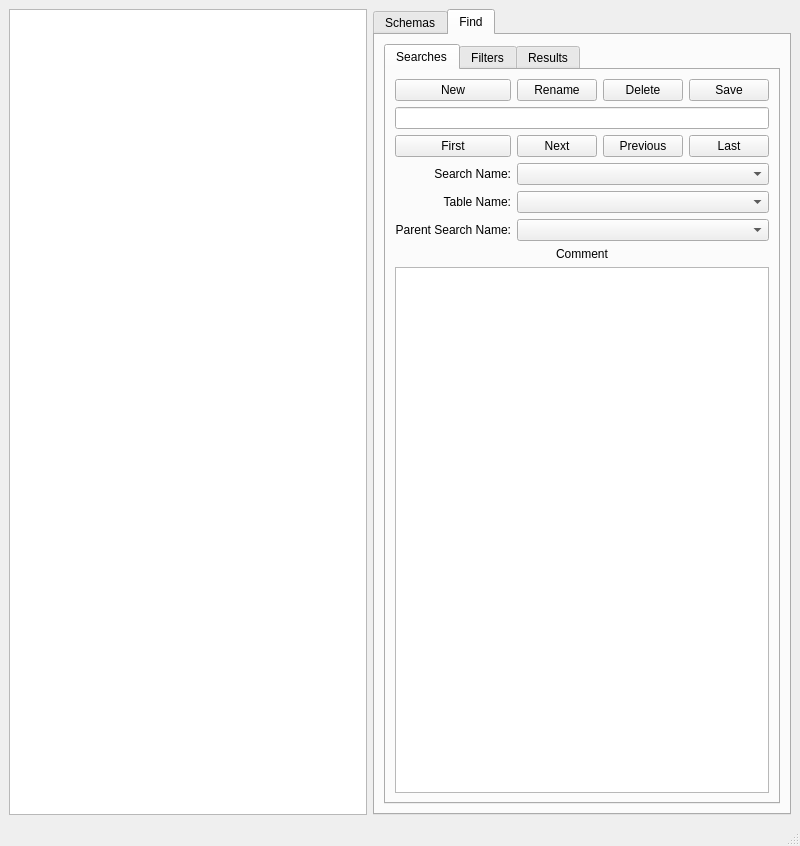
<?xml version="1.0" encoding="UTF-8"?>
<ui version="4.0">
 <class>MainWindow</class>
 <widget class="QMainWindow" name="MainWindow">
  <property name="geometry">
   <rect>
    <x>0</x>
    <y>0</y>
    <width>800</width>
    <height>846</height>
   </rect>
  </property>
  <property name="sizePolicy">
   <sizepolicy hsizetype="Expanding" vsizetype="Expanding">
    <horstretch>1</horstretch>
    <verstretch>1</verstretch>
   </sizepolicy>
  </property>
  <property name="windowTitle">
   <string>MainWindow</string>
  </property>
  <widget class="QWidget" name="centralwidget">
   <property name="sizePolicy">
    <sizepolicy hsizetype="Expanding" vsizetype="Expanding">
     <horstretch>1</horstretch>
     <verstretch>1</verstretch>
    </sizepolicy>
   </property>
   <layout class="QGridLayout" name="gridLayout_9" columnstretch="1,0">
    <item row="0" column="1">
     <widget class="QTabWidget" name="root_tabs">
      <property name="sizePolicy">
       <sizepolicy hsizetype="Expanding" vsizetype="Expanding">
        <horstretch>1</horstretch>
        <verstretch>1</verstretch>
       </sizepolicy>
      </property>
      <property name="currentIndex">
       <number>1</number>
      </property>
      <widget class="QWidget" name="schema_tab">
       <property name="enabled">
        <bool>true</bool>
       </property>
       <property name="sizePolicy">
        <sizepolicy hsizetype="Expanding" vsizetype="Expanding">
         <horstretch>1</horstretch>
         <verstretch>1</verstretch>
        </sizepolicy>
       </property>
       <attribute name="title">
        <string>Schemas</string>
       </attribute>
       <layout class="QGridLayout" name="gridLayout_2">
        <item row="1" column="0">
         <widget class="QPushButton" name="common_save_button">
          <property name="text">
           <string>Save</string>
          </property>
         </widget>
        </item>
        <item row="1" column="1">
         <widget class="QPushButton" name="common_quit_button">
          <property name="text">
           <string>Quit</string>
          </property>
         </widget>
        </item>
        <item row="0" column="0" colspan="2">
         <widget class="QTabWidget" name="schema_tabs">
          <property name="currentIndex">
           <number>0</number>
          </property>
          <widget class="QWidget" name="tables_tab">
           <attribute name="title">
            <string>Tables</string>
           </attribute>
           <layout class="QGridLayout" name="tables_grid">
            <item row="3" column="0">
             <widget class="QPushButton" name="tables_first">
              <property name="text">
               <string>First</string>
              </property>
             </widget>
            </item>
            <item row="1" column="0">
             <widget class="QPushButton" name="tables_new">
              <property name="text">
               <string>New</string>
              </property>
             </widget>
            </item>
            <item row="5" column="0">
             <widget class="QLabel" name="tables_name_label">
              <property name="text">
               <string>Table Name:</string>
              </property>
              <property name="alignment">
               <set>Qt::AlignRight|Qt::AlignTrailing|Qt::AlignVCenter</set>
              </property>
             </widget>
            </item>
            <item row="3" column="3">
             <widget class="QPushButton" name="tables_last">
              <property name="text">
               <string>Last</string>
              </property>
             </widget>
            </item>
            <item row="1" column="1">
             <widget class="QPushButton" name="tables_rename">
              <property name="text">
               <string>Rename</string>
              </property>
             </widget>
            </item>
            <item row="1" column="2">
             <widget class="QPushButton" name="tables_delete">
              <property name="text">
               <string>Delete</string>
              </property>
             </widget>
            </item>
            <item row="2" column="0" colspan="4">
             <widget class="QLineEdit" name="tables_line"/>
            </item>
            <item row="3" column="1">
             <widget class="QPushButton" name="tables_next">
              <property name="text">
               <string>Next</string>
              </property>
             </widget>
            </item>
            <item row="1" column="3">
             <widget class="QPushButton" name="tables_save">
              <property name="text">
               <string>Save</string>
              </property>
             </widget>
            </item>
            <item row="5" column="1" colspan="3">
             <widget class="QComboBox" name="tables_combo"/>
            </item>
            <item row="6" column="0" colspan="4">
             <widget class="QLabel" name="tables_comment_label">
              <property name="text">
               <string>Comment</string>
              </property>
              <property name="alignment">
               <set>Qt::AlignCenter</set>
              </property>
             </widget>
            </item>
            <item row="3" column="2">
             <widget class="QPushButton" name="tables_previous">
              <property name="text">
               <string>Previous</string>
              </property>
             </widget>
            </item>
            <item row="7" column="0" colspan="4">
             <widget class="QPlainTextEdit" name="tables_comment_text"/>
            </item>
           </layout>
          </widget>
          <widget class="QWidget" name="import_tab">
           <attribute name="title">
            <string>Import</string>
           </attribute>
           <layout class="QGridLayout" name="gridLayout_3">
            <item row="0" column="0">
             <widget class="QPushButton" name="import_read">
              <property name="text">
               <string>Read</string>
              </property>
             </widget>
            </item>
            <item row="0" column="2">
             <widget class="QLineEdit" name="import_csv_file_line">
              <property name="placeholderText">
               <string>download.csv</string>
              </property>
             </widget>
            </item>
            <item row="1" column="0" colspan="3">
             <widget class="QTableWidget" name="import_table"/>
            </item>
            <item row="0" column="1">
             <widget class="QPushButton" name="import_bind">
              <property name="text">
               <string>Bind</string>
              </property>
             </widget>
            </item>
           </layout>
          </widget>
          <widget class="QWidget" name="parameters_tab">
           <attribute name="title">
            <string>Parameters</string>
           </attribute>
           <layout class="QGridLayout" name="gridLayout_6">
            <item row="0" column="0">
             <layout class="QGridLayout" name="gridLayout">
              <item row="0" column="1" colspan="3">
               <widget class="QLabel" name="parameters_table_name">
                <property name="text">
                 <string/>
                </property>
               </widget>
              </item>
              <item row="5" column="1" colspan="3">
               <widget class="QComboBox" name="parameters_combo"/>
              </item>
              <item row="3" column="0" colspan="4">
               <widget class="QLineEdit" name="parameters_line"/>
              </item>
              <item row="6" column="0">
               <widget class="QLabel" name="parameters_long_label">
                <property name="text">
                 <string>Long Heading:</string>
                </property>
                <property name="alignment">
                 <set>Qt::AlignRight|Qt::AlignTrailing|Qt::AlignVCenter</set>
                </property>
               </widget>
              </item>
              <item row="5" column="0">
               <widget class="QLabel" name="parameters_name_label">
                <property name="text">
                 <string>Parameter Name:</string>
                </property>
                <property name="alignment">
                 <set>Qt::AlignRight|Qt::AlignTrailing|Qt::AlignVCenter</set>
                </property>
               </widget>
              </item>
              <item row="2" column="0">
               <widget class="QPushButton" name="parameters_new">
                <property name="text">
                 <string>New</string>
                </property>
               </widget>
              </item>
              <item row="4" column="3">
               <widget class="QPushButton" name="parameters_last">
                <property name="text">
                 <string>Last</string>
                </property>
               </widget>
              </item>
              <item row="6" column="1" colspan="3">
               <widget class="QLineEdit" name="parameters_long_line"/>
              </item>
              <item row="4" column="0">
               <widget class="QPushButton" name="parameters_first">
                <property name="text">
                 <string>First</string>
                </property>
               </widget>
              </item>
              <item row="10" column="0">
               <widget class="QLabel" name="parameters_optional_label">
                <property name="text">
                 <string>Optional:</string>
                </property>
                <property name="alignment">
                 <set>Qt::AlignRight|Qt::AlignTrailing|Qt::AlignVCenter</set>
                </property>
               </widget>
              </item>
              <item row="4" column="1">
               <widget class="QPushButton" name="parameters_next">
                <property name="text">
                 <string>Next</string>
                </property>
               </widget>
              </item>
              <item row="7" column="1" colspan="3">
               <widget class="QLineEdit" name="parameters_short_line"/>
              </item>
              <item row="10" column="1" colspan="3">
               <widget class="QCheckBox" name="parameters_optional_check">
                <property name="text">
                 <string/>
                </property>
               </widget>
              </item>
              <item row="9" column="0">
               <widget class="QLabel" name="parameters_type_label">
                <property name="text">
                 <string>Type:</string>
                </property>
                <property name="alignment">
                 <set>Qt::AlignRight|Qt::AlignTrailing|Qt::AlignVCenter</set>
                </property>
               </widget>
              </item>
              <item row="11" column="0">
               <widget class="QLabel" name="parameters_default_label">
                <property name="text">
                 <string>Default:</string>
                </property>
                <property name="alignment">
                 <set>Qt::AlignRight|Qt::AlignTrailing|Qt::AlignVCenter</set>
                </property>
               </widget>
              </item>
              <item row="11" column="1" colspan="3">
               <widget class="QLineEdit" name="parameters_default_line"/>
              </item>
              <item row="2" column="3">
               <widget class="QPushButton" name="parameters_save">
                <property name="text">
                 <string>Save</string>
                </property>
               </widget>
              </item>
              <item row="2" column="2">
               <widget class="QPushButton" name="parameters_delete">
                <property name="text">
                 <string>Delete</string>
                </property>
               </widget>
              </item>
              <item row="2" column="1">
               <widget class="QPushButton" name="parameters_rename">
                <property name="text">
                 <string>Rename</string>
                </property>
               </widget>
              </item>
              <item row="9" column="1" colspan="3">
               <widget class="QComboBox" name="parameters_type_combo">
                <item>
                 <property name="text">
                  <string>Boolean</string>
                 </property>
                </item>
                <item>
                 <property name="text">
                  <string>Empty</string>
                 </property>
                </item>
                <item>
                 <property name="text">
                  <string>Enumeration</string>
                 </property>
                </item>
                <item>
                 <property name="text">
                  <string>Float</string>
                 </property>
                </item>
                <item>
                 <property name="text">
                  <string>FUnits</string>
                 </property>
                </item>
                <item>
                 <property name="text">
                  <string>Integer</string>
                 </property>
                </item>
                <item>
                 <property name="text">
                  <string>IUnits</string>
                 </property>
                </item>
                <item>
                 <property name="text">
                  <string>List</string>
                 </property>
                </item>
                <item>
                 <property name="text">
                  <string>Range</string>
                 </property>
                </item>
                <item>
                 <property name="text">
                  <string>String</string>
                 </property>
                </item>
                <item>
                 <property name="text">
                  <string>URL</string>
                 </property>
                </item>
               </widget>
              </item>
              <item row="4" column="2">
               <widget class="QPushButton" name="parameters_previous">
                <property name="text">
                 <string>Previous</string>
                </property>
               </widget>
              </item>
              <item row="0" column="0">
               <widget class="QLabel" name="parameters_table_label">
                <property name="text">
                 <string>Table Name:</string>
                </property>
                <property name="alignment">
                 <set>Qt::AlignRight|Qt::AlignTrailing|Qt::AlignVCenter</set>
                </property>
               </widget>
              </item>
              <item row="7" column="0">
               <widget class="QLabel" name="parameters_short_label">
                <property name="text">
                 <string>Short Heading:</string>
                </property>
                <property name="alignment">
                 <set>Qt::AlignRight|Qt::AlignTrailing|Qt::AlignVCenter</set>
                </property>
               </widget>
              </item>
              <item row="12" column="0" colspan="4">
               <widget class="QLabel" name="parameters_comment_label">
                <property name="text">
                 <string>Comment</string>
                </property>
                <property name="alignment">
                 <set>Qt::AlignCenter</set>
                </property>
               </widget>
              </item>
              <item row="1" column="0" colspan="4">
               <widget class="Line" name="parameters_horizontal_line">
                <property name="orientation">
                 <enum>Qt::Horizontal</enum>
                </property>
               </widget>
              </item>
              <item row="13" column="0" colspan="4">
               <widget class="QPlainTextEdit" name="parameters_comment_text"/>
              </item>
              <item row="8" column="0">
               <widget class="QLabel" name="parameters_csv_label">
                <property name="text">
                 <string>CSV Heading:</string>
                </property>
                <property name="alignment">
                 <set>Qt::AlignRight|Qt::AlignTrailing|Qt::AlignVCenter</set>
                </property>
               </widget>
              </item>
              <item row="8" column="1" colspan="3">
               <widget class="QLineEdit" name="parameters_csv_line"/>
              </item>
             </layout>
            </item>
           </layout>
          </widget>
          <widget class="QWidget" name="enumerations_tab">
           <attribute name="title">
            <string>Enumerations</string>
           </attribute>
           <layout class="QGridLayout" name="gridLayout_7">
            <item row="0" column="0">
             <layout class="QGridLayout" name="enumerations_grid">
              <item row="3" column="3">
               <widget class="QPushButton" name="enumerations_save">
                <property name="text">
                 <string>Save</string>
                </property>
               </widget>
              </item>
              <item row="6" column="0">
               <widget class="QLabel" name="enuermations_name_label">
                <property name="text">
                 <string>Enumeration Name:</string>
                </property>
                <property name="alignment">
                 <set>Qt::AlignRight|Qt::AlignTrailing|Qt::AlignVCenter</set>
                </property>
               </widget>
              </item>
              <item row="4" column="0" colspan="4">
               <widget class="QLineEdit" name="enumerations_line"/>
              </item>
              <item row="5" column="1">
               <widget class="QPushButton" name="enumerations_next">
                <property name="text">
                 <string>Next</string>
                </property>
               </widget>
              </item>
              <item row="0" column="1" colspan="3">
               <widget class="QLabel" name="enumerations_table_name">
                <property name="text">
                 <string/>
                </property>
               </widget>
              </item>
              <item row="0" column="0">
               <widget class="QLabel" name="enumerations_table_label">
                <property name="text">
                 <string>Table Name:</string>
                </property>
               </widget>
              </item>
              <item row="1" column="0">
               <widget class="QLabel" name="enumerations_parameter_label">
                <property name="text">
                 <string>Parameter Name:</string>
                </property>
               </widget>
              </item>
              <item row="3" column="0">
               <widget class="QPushButton" name="enumerations_new">
                <property name="text">
                 <string>New</string>
                </property>
               </widget>
              </item>
              <item row="6" column="1" colspan="3">
               <widget class="QComboBox" name="enumerations_combo"/>
              </item>
              <item row="5" column="2">
               <widget class="QPushButton" name="enumerations_previous">
                <property name="text">
                 <string>Previous</string>
                </property>
               </widget>
              </item>
              <item row="1" column="1" colspan="3">
               <widget class="QLabel" name="enumerations_parameter_name">
                <property name="text">
                 <string/>
                </property>
               </widget>
              </item>
              <item row="3" column="2">
               <widget class="QPushButton" name="enumerations_delete">
                <property name="text">
                 <string>Delete</string>
                </property>
               </widget>
              </item>
              <item row="5" column="3">
               <widget class="QPushButton" name="enumerations_last">
                <property name="text">
                 <string>Last</string>
                </property>
               </widget>
              </item>
              <item row="3" column="1">
               <widget class="QPushButton" name="enumerations_rename">
                <property name="text">
                 <string>Rename</string>
                </property>
               </widget>
              </item>
              <item row="5" column="0">
               <widget class="QPushButton" name="enumerations_first">
                <property name="text">
                 <string>First</string>
                </property>
               </widget>
              </item>
              <item row="7" column="0" colspan="4">
               <widget class="QLabel" name="enumerations_comment_label">
                <property name="text">
                 <string>Comment</string>
                </property>
                <property name="alignment">
                 <set>Qt::AlignCenter</set>
                </property>
               </widget>
              </item>
              <item row="2" column="0" colspan="4">
               <widget class="Line" name="enumerations_horiziontal">
                <property name="orientation">
                 <enum>Qt::Horizontal</enum>
                </property>
               </widget>
              </item>
              <item row="8" column="0" colspan="4">
               <widget class="QPlainTextEdit" name="enumerations_comment_text"/>
              </item>
             </layout>
            </item>
           </layout>
          </widget>
         </widget>
        </item>
       </layout>
      </widget>
      <widget class="QWidget" name="find_tab">
       <attribute name="title">
        <string>Find</string>
       </attribute>
       <layout class="QGridLayout" name="gridLayout_5">
        <item row="0" column="0">
         <widget class="QTabWidget" name="find_tabs">
          <property name="currentIndex">
           <number>0</number>
          </property>
          <widget class="QWidget" name="searches_tab">
           <attribute name="title">
            <string>Searches</string>
           </attribute>
           <layout class="QGridLayout" name="gridLayout_10">
            <item row="0" column="0">
             <layout class="QGridLayout" name="searches_grid">
              <item row="1" column="0" colspan="4">
               <widget class="QLineEdit" name="searches_line"/>
              </item>
              <item row="2" column="2">
               <widget class="QPushButton" name="searches_previous">
                <property name="text">
                 <string>Previous</string>
                </property>
               </widget>
              </item>
              <item row="3" column="0">
               <widget class="QLabel" name="searches_name_label">
                <property name="text">
                 <string>Search Name:</string>
                </property>
                <property name="alignment">
                 <set>Qt::AlignRight|Qt::AlignTrailing|Qt::AlignVCenter</set>
                </property>
               </widget>
              </item>
              <item row="2" column="3">
               <widget class="QPushButton" name="searches_last">
                <property name="text">
                 <string>Last</string>
                </property>
               </widget>
              </item>
              <item row="0" column="0">
               <widget class="QPushButton" name="searches_new">
                <property name="text">
                 <string>New</string>
                </property>
               </widget>
              </item>
              <item row="0" column="1">
               <widget class="QPushButton" name="searches_rename">
                <property name="text">
                 <string>Rename</string>
                </property>
               </widget>
              </item>
              <item row="0" column="2">
               <widget class="QPushButton" name="searches_delete">
                <property name="text">
                 <string>Delete</string>
                </property>
               </widget>
              </item>
              <item row="0" column="3">
               <widget class="QPushButton" name="searches_save">
                <property name="text">
                 <string>Save</string>
                </property>
               </widget>
              </item>
              <item row="3" column="1" colspan="3">
               <widget class="QComboBox" name="searches_combo"/>
              </item>
              <item row="2" column="0">
               <widget class="QPushButton" name="searches_first">
                <property name="text">
                 <string>First</string>
                </property>
               </widget>
              </item>
              <item row="2" column="1">
               <widget class="QPushButton" name="searches_next">
                <property name="text">
                 <string>Next</string>
                </property>
               </widget>
              </item>
              <item row="6" column="0" colspan="4">
               <widget class="QLabel" name="searches_comment_label">
                <property name="text">
                 <string>Comment</string>
                </property>
                <property name="alignment">
                 <set>Qt::AlignCenter</set>
                </property>
               </widget>
              </item>
              <item row="7" column="0" colspan="4">
               <widget class="QPlainTextEdit" name="searches_comment_text"/>
              </item>
              <item row="4" column="0">
               <widget class="QLabel" name="searches_table_name">
                <property name="text">
                 <string>Table Name:</string>
                </property>
                <property name="alignment">
                 <set>Qt::AlignRight|Qt::AlignTrailing|Qt::AlignVCenter</set>
                </property>
               </widget>
              </item>
              <item row="5" column="0">
               <widget class="QLabel" name="searches_parent_label">
                <property name="text">
                 <string>Parent Search Name:</string>
                </property>
                <property name="alignment">
                 <set>Qt::AlignRight|Qt::AlignTrailing|Qt::AlignVCenter</set>
                </property>
               </widget>
              </item>
              <item row="5" column="1" colspan="3">
               <widget class="QComboBox" name="searches_parent_combo"/>
              </item>
              <item row="4" column="1" colspan="3">
               <widget class="QComboBox" name="searches_table_combo"/>
              </item>
             </layout>
            </item>
           </layout>
          </widget>
          <widget class="QWidget" name="filters_tab">
           <attribute name="title">
            <string>Filters</string>
           </attribute>
           <layout class="QGridLayout" name="gridLayout_4">
            <item row="0" column="0">
             <widget class="QPushButton" name="filters_up">
              <property name="text">
               <string>Up</string>
              </property>
             </widget>
            </item>
            <item row="0" column="1">
             <widget class="QPushButton" name="filters_down">
              <property name="text">
               <string>Down</string>
              </property>
             </widget>
            </item>
            <item row="1" column="0" colspan="2">
             <widget class="QTableWidget" name="filters_table"/>
            </item>
           </layout>
          </widget>
          <widget class="QWidget" name="results_tab">
           <attribute name="title">
            <string>Results</string>
           </attribute>
           <layout class="QGridLayout" name="gridLayout_8">
            <item row="0" column="0">
             <widget class="QTableWidget" name="results_table"/>
            </item>
           </layout>
          </widget>
         </widget>
        </item>
       </layout>
      </widget>
     </widget>
    </item>
    <item row="0" column="0">
     <widget class="QTreeView" name="schema_tree">
      <property name="sizePolicy">
       <sizepolicy hsizetype="Expanding" vsizetype="Expanding">
        <horstretch>1</horstretch>
        <verstretch>0</verstretch>
       </sizepolicy>
      </property>
     </widget>
    </item>
   </layout>
  </widget>
  <widget class="QMenuBar" name="menubar">
   <property name="geometry">
    <rect>
     <x>0</x>
     <y>0</y>
     <width>800</width>
     <height>38</height>
    </rect>
   </property>
  </widget>
  <widget class="QStatusBar" name="statusbar"/>
 </widget>
 <resources/>
 <connections/>
</ui>
